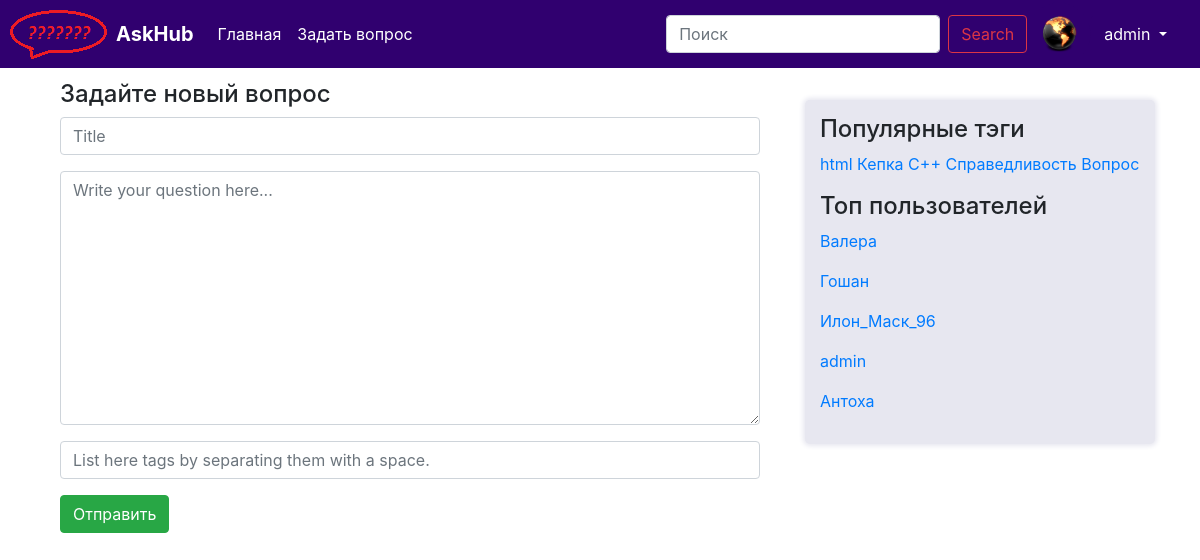
Screenshot of /ask/ (signed in) with the database file from the repository.
### question/models.py (models this page shows, shortened)
class User(AbstractUser):
    upload = models.ImageField(upload_to='uploads/%Y/%m/%d/')
    registration_date = models.DateTimeField(default=timezone.now, verbose_name="Дата решистрации")
    rating = models.IntegerField(default=0, verbose_name="Рейтинг пользователя")
    objects = UserManager()
    def __str__(self):
        return self.username

class Tag(models.Model):
    title = models.CharField(max_length=120, verbose_name=u"Заголовок ярлыка")
    objects = TagManager()

### question/views.py (the view)
# urls.py: path('ask/', views.ask, name='ask'),
@login_required(login_url='/login/')
def ask(request):
    if request.method == 'POST':
        form = AskForm(request.POST)
        if form.is_valid():
            ques = Question.objects.create(author=request.user,
                            create_date=timezone.now(),
                            is_active=True,
                            title=form.cleaned_data['title'],
                            text=form.cleaned_data['text'])
            ques.save()
            for tagTitle in form.cleaned_data['tags'].split():
                tag = Tag.objects.get_or_create(title=tagTitle)[0]
                ques.tags.add(tag)
                ques.save()
            return redirect('/question/{}/'.format(ques.id))
    else:
        form = AskForm()
    return render(request, 'question/ask.html', {
            'form': form,
            'tags' : paginate(request, Tag.objects.hottest()),
            'users' : paginate(request, User.objects.by_rating()),
        })

### question/forms.py (shortened to what this page needs)
class AskForm(forms.ModelForm):
    title = forms.CharField(validators=[text_validator],widget=forms.TextInput(attrs={
        'class': 'form-control',
        'maxlength': 100,
        'minlength': 5,
        'placeholder': 'Title'}))
    text = forms.CharField(validators=[text_validator],widget=forms.Textarea(attrs={
        'class': 'form-control',
        'minlength': 5,
        'placeholder': 'Write your question here...'}))
    tags = forms.CharField(required=False, validators=[text_validator],widget=forms.TextInput(attrs={
        'class': 'form-control',
        'placeholder': 'List here tags by separating them with a space.'}))
    class Meta:
        model = Question
        fields = ['title', 'text', 'tags']

### question/managers.py (called while the page is built)
    def hottest(self):
        return self.annotate(question_count=Count('question')).order_by('-question_count')

    def by_rating(self):
        return self.order_by('-rating')

### question/views.py (called while the page is built)
def paginate(request, objects_list):
    paginator = Paginator(objects_list, 5)
    page = request.GET.get('page')
    try:
        objects = paginator.page(page)
    except PageNotAnInteger:
        objects = paginator.page(1)
    except EmptyPage:
        objects = paginator.page(paginator.num_pages)
    return objects

### question/templates/question/ask.html (shortened to what this page needs)
{% extends "question/base.html" %}
{% load static %}
{% block content %}
    <form class="form-horizontal" action="{% url 'ask' %}" method="post">
        <div class="col-md-12">
            <fieldset>
                <h4>Задайте новый вопрос</h4>
                {% for field in form %}
                    <div class="form-group">
                        {{ field }}
                    </div>
                {% endfor %}
                <div class="form-group">
                    <input type="submit" value="Отправить" class="btn btn-success"/>
                </div>
            </fieldset>
        </div>
    </form>
{% endblock %}

### question/templates/question/navbar.html (shortened to what this page needs)
{% load static %}
{% block navbar %}
<nav class="navbar navbar-expand-md navbar-dark fixed-top" style="background-color: #30006f; margin: 0px;">
    <div>
        <img src="{% static "img/logo.png" %}" alt="">
    </div>
    <a class="navbar-brand" href="#">
        <b>AskHub</b>
    </a>
    <div class="collapse navbar-collapse" id="navbarCollapse">
        <ul class="navbar-nav mr-auto">
            <li class="nav-item active">
                <a class="nav-link" href="{% url 'index' %}">Главная <span class="sr-only">(current)</span></a>
            </li>
            <li class="nav-item active">
                <a class="nav-link" href="{% url 'ask' %}">Задать вопрос <span class="sr-only">(current)</span></a>
            </li>
        </ul>
        <form class="form-inline mt-2 mt-md-0">
            <input class="form-control mr-sm-2" type="text" placeholder="Поиск" aria-label="Поиск">
            <button class="btn btn-outline-danger my-2 my-sm-0" type="submit">Search</button>
        </form>
    </div>
    {% if user.is_authenticated %}
    <div class="ava">
        <img src="{{ MEDIA_URL }}{{ user.upload }}" alt="" style="width:40px;height:40px;">
    </div>
    <div class="btn-group" role="group">
        <button id="btnGroupDrop1" type="button" class="btn btn-secondary dropdown-toggle" style="background-color: #30006f; border-color: #30006f;" data-toggle="dropdown" aria-haspopup="true" aria-expanded="false">
            {{ user }}
        </button>
    </div>
    {% endif %}
</nav>
{% endblock %}

### question/templates/question/sidebar.html
{% load static %}
{% block sidebar %}
    <div class="sidebar">
        <h4>Популярные тэги</h4>
        {% for t in tags %}
            <a href="{% url 'tag' id=t.id %}">{{ t.title }}</a>
        {% endfor %}
        <p>
        <h4>Топ пользователей</h4>
            {% for user in users %}
                <p><a href="{% url 'user' id=user.id %}">{{ user }}</a></p>
            {% endfor %}
        </p>
    </div>
{% endblock %}

### static/css/askme.css (style rules this page uses)
html { position: relative; min-height: 100%; }
body { margin-bottom: 60px; }
.navbar { padding: 0px 20px 0px 0px; }
.ava { margin: 0px; padding: 0px; position: relative; width:64px; height:64px; background: #30006f; border: 1px solid #30006f; border-radius: 50%; }
.ava img { position: absolute; left:50%; top:50%; transform: translate(-50%, -50%); max-width:100%; max-height: 100%; }
.sidebar { background-color: #e7e7f0; box-shadow: 0px 0px 5px 2px #e7e7f0; padding: 15px; margin: 20px 0px 0px 0px; border-radius: 5px; }

### rows the page displays
User: upload (picture), username "admin"
Tag: title "html"
Tag: title "Кепка"
Tag: title "С++"
Tag: title "Справедливость"
Tag: title "Вопрос"
User: username "Валера"
User: username "Гошан"
User: username "Илон_Маск_96"
User: username "Антоха"
